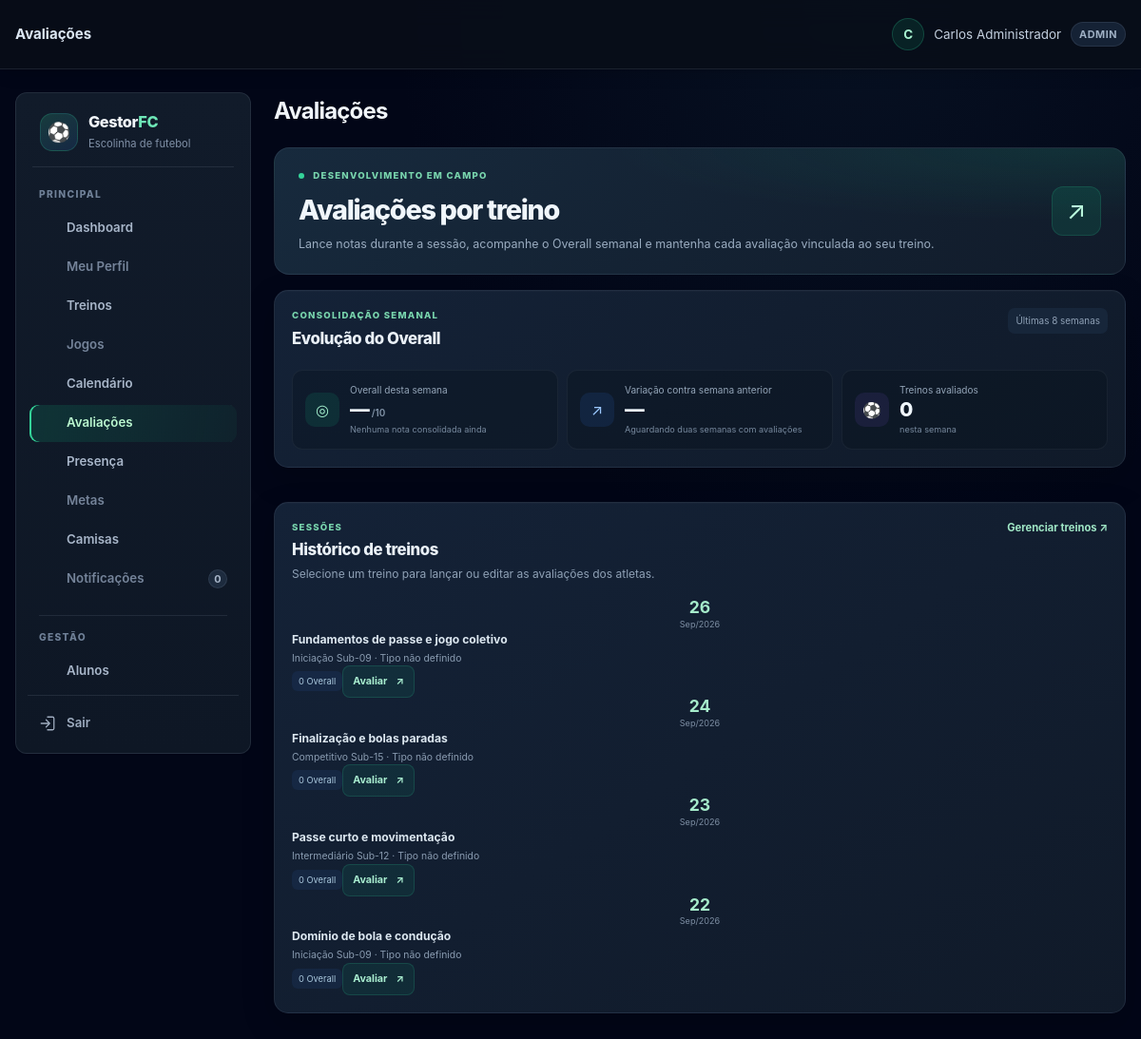
The app's page /avaliacoes.php (signed in) with its own data.
### tables this page shows
CREATE TABLE TB_AULA (
    COD_AULA INT AUTO_INCREMENT PRIMARY KEY,
    COD_TURMA INT NOT NULL,
    DATA_AULA DATE NOT NULL,
    TEMA_TREINO VARCHAR(100) DEFAULT 'Fundamentos e Coletivo',
    HORARIO TIME NULL,
    OBJETIVO TEXT NULL,
    EXERCICIOS TEXT NULL,
    TIPO_TREINO VARCHAR(30) NULL,
    ATRIBUTOS_AVALIAVEIS_JSON JSON NULL,
    OBSERVACAO TEXT NULL,
    CRIADO_EM TIMESTAMP DEFAULT CURRENT_TIMESTAMP,
    FOREIGN KEY (COD_TURMA) REFERENCES TB_TURMA(COD_TURMA) ON DELETE CASCADE
);

CREATE TABLE TB_TURMA (
    COD_TURMA INT AUTO_INCREMENT PRIMARY KEY,
    COD_ESCOLINHA INT NOT NULL,
    COD_PROFESSOR INT NULL,
    NOME VARCHAR(50) NOT NULL,
    FAIXA_ETARIA VARCHAR(30) NOT NULL,
    DIAS_TREINO VARCHAR(100) NOT NULL,
    HORARIO VARCHAR(50) NOT NULL,
    CAPACIDADE INT DEFAULT 25,
    ATIVA TINYINT(1) DEFAULT 1,
    CRIADO_EM TIMESTAMP DEFAULT CURRENT_TIMESTAMP,
    FOREIGN KEY (COD_ESCOLINHA) REFERENCES TB_ESCOLINHA(COD_ESCOLINHA) ON DELETE CASCADE,
    FOREIGN KEY (COD_PROFESSOR) REFERENCES TB_USUARIO(COD_USUARIO) ON DELETE SET NULL
);

### includes/helpers.php (called while the page is built, shortened)
<?php
function e($value) {
    return htmlspecialchars((string) $value, ENT_QUOTES, 'UTF-8');
}
function hasRole($roles) {
    return in_array($_SESSION['user_role'] ?? '', $roles, true);
}

### includes/avaliacao_helpers.php (called while the page is built, shortened)
<?php
function avaliacaoCatalogoAtributos() {
    return [
        'velocidade' => 'Velocidade',
        'finalizacao' => 'Finalização',
        'passe' => 'Passe',
        'drible' => 'Drible',
        'fisico' => 'Físico',
        'posicionamento' => 'Posicionamento'
    ];
}
function avaliacaoTiposTreino() {
    return [
        'VELOCIDADE' => ['nome' => 'Velocidade', 'atributos' => ['velocidade']],
        'FINALIZACAO' => ['nome' => 'Finalização', 'atributos' => ['finalizacao']],
        'PASSE' => ['nome' => 'Passe', 'atributos' => ['passe']],
        'FINALIZACAO_PASSE' => ['nome' => 'Finalização + Passe', 'atributos' => ['finalizacao', 'passe']],
        'DRIBLE' => ['nome' => 'Drible', 'atributos' => ['drible']],
        'FISICO' => ['nome' => 'Preparação física', 'atributos' => ['fisico']],
        'POSICIONAMENTO' => ['nome' => 'Posicionamento', 'atributos' => ['posicionamento']],
        'JOGO_TREINO' => ['nome' => 'Jogo-treino', 'atributos' => array_keys(avaliacaoCatalogoAtributos())],
        'TREINO_MISTO' => ['nome' => 'Treino misto', 'atributos' => array_keys(avaliacaoCatalogoAtributos())],
        'TECNICO_GERAL' => ['nome' => 'Fundamentos gerais', 'atributos' => array_keys(avaliacaoCatalogoAtributos())],
        'PERSONALIZADO' => ['nome' => 'Personalizado', 'atributos' => null]
    ];
}

### avaliacoes.php (the view, shortened to what this page needs)
<?php
require_once __DIR__ . '/includes/layout.php';
require_once __DIR__ . '/includes/avaliacao_helpers.php';
$db = getDB();
$escolinha = currentEscolinhaId();
$professor = hasRole(['PROFESSOR']) ? (int) $_SESSION['user_id'] : null;
$tiposTreino = avaliacaoTiposTreino();
$aulaSelecionada = null;
$filtroTurma = $professor ? ' AND t.COD_PROFESSOR = ?' : '';
$argumentosTurma = $professor ? [$escolinha, $professor] : [$escolinha];
$dadosSemanaAtual = null;
$dadosSemanaAnterior = null;
$evolucaoSemanal = ($dadosSemanaAtual && $dadosSemanaAnterior && $dadosSemanaAtual['OVERALL_MEDIO'] !== null && $dadosSemanaAnterior['OVERALL_MEDIO'] !== null)
    ? round((float) $dadosSemanaAtual['OVERALL_MEDIO'] - (float) $dadosSemanaAnterior['OVERALL_MEDIO'], 1)
    : null;
$sqlTreinos = 'SELECT a.COD_AULA, a.DATA_AULA, a.TEMA_TREINO, a.TIPO_TREINO,
                      t.NOME AS TURMA, COUNT(DISTINCT av.COD_AVALIACAO) AS AVALIACOES,
                      COUNT(DISTINCT CASE WHEN av.NOTA_GERAL IS NOT NULL THEN av.COD_AVALIACAO END) AS COM_OVERALL
               FROM TB_AULA a JOIN TB_TURMA t ON t.COD_TURMA = a.COD_TURMA
               LEFT JOIN TB_AVALIACAO av ON av.COD_AULA = a.COD_AULA
               WHERE t.COD_ESCOLINHA = ?' . $filtroTurma . '
               GROUP BY a.COD_AULA, t.NOME ORDER BY a.DATA_AULA DESC, a.COD_AULA DESC LIMIT 60';
$consulta = $db->prepare($sqlTreinos);
$consulta->execute($argumentosTurma);
$treinos = $consulta->fetchAll();
?>
<div class="avaliacao-page">
    <?php if (!$aulaSelecionada): ?>
        <header class="avaliacao-hero"><div><p class="avaliacao-eyebrow"><span></span> DESENVOLVIMENTO EM CAMPO</p><h2>Avaliações por treino</h2><p>Lance notas durante a sessão, acompanhe o Overall semanal e mantenha cada avaliação vinculada ao seu treino.</p></div><div class="avaliacao-hero-icon" aria-hidden="true">↗</div></header>
        <section class="avaliacao-semana">
            <div class="avaliacao-section-heading"><div><p class="avaliacao-eyebrow">CONSOLIDAÇÃO SEMANAL</p><h2>Evolução do Overall</h2></div><span class="avaliacao-periodo">Últimas 8 semanas</span></div>
            <div class="avaliacao-semana-grid">
                <article><span class="avaliacao-metrica-icone">◎</span><div><small>Overall desta semana</small><strong><?= $dadosSemanaAtual && $dadosSemanaAtual['OVERALL_MEDIO'] !== null ? e(number_format((float) $dadosSemanaAtual['OVERALL_MEDIO'], 1, ',', '.')) : '—' ?><em>/10</em></strong><span><?= $dadosSemanaAtual ? (int) $dadosSemanaAtual['NOTAS'] . ' notas em ' . (int) $dadosSemanaAtual['TREINOS'] . ' treinos' : 'Nenhuma nota consolidada ainda' ?></span></div></article>
                <article><span class="avaliacao-metrica-icone azul">↗</span><div><small>Variação contra semana anterior</small><strong class="<?= $evolucaoSemanal !== null && $evolucaoSemanal < 0 ? 'negativo' : '' ?>"><?= $evolucaoSemanal === null ? '—' : ($evolucaoSemanal > 0 ? '+' : '') . e(number_format($evolucaoSemanal, 1, ',', '.')) ?><em><?= $evolucaoSemanal === null ? '' : ' pts' ?></em></strong><span><?= $dadosSemanaAnterior ? 'Comparação baseada em notas dos treinos' : 'Aguardando duas semanas com avaliações' ?></span></div></article>
                <article><span class="avaliacao-metrica-icone violeta">⚽</span><div><small>Treinos avaliados</small><strong><?= $dadosSemanaAtual ? (int) $dadosSemanaAtual['TREINOS'] : 0 ?></strong><span>nesta semana</span></div></article>
            </div>
        </section>
        <section class="avaliacao-treinos-section">
            <div class="avaliacao-section-heading"><div><p class="avaliacao-eyebrow">SESSÕES</p><h2>Histórico de treinos</h2><p>Selecione um treino para lançar ou editar as avaliações dos atletas.</p></div><a class="avaliacao-voltar-treinos" href="aulas.php">Gerenciar treinos <span aria-hidden="true">↗</span></a></div>
            <div class="avaliacao-treinos-lista">
                <?php foreach ($treinos as $treino): $tipoNome = $tiposTreino[$treino['TIPO_TREINO']]['nome'] ?? 'Tipo não definido'; ?>
                    <article class="avaliacao-treino-item"><div class="avaliacao-treino-data"><strong><?= e(date('d', strtotime($treino['DATA_AULA']))) ?></strong><span><?= e(date('M/Y', strtotime($treino['DATA_AULA']))) ?></span></div><div class="avaliacao-treino-info"><strong><?= e($treino['TEMA_TREINO']) ?></strong><span><?= e($treino['TURMA']) ?> · <?= e($tipoNome) ?></span></div><span class="avaliacao-treino-progresso"><?= (int) $treino['COM_OVERALL'] ?> Overall</span><a class="botao-avaliar-treino" href="avaliacoes.php?aula=<?= (int) $treino['COD_AULA'] ?>"><?= (int) $treino['AVALIACOES'] ? 'Editar' : 'Avaliar' ?><span aria-hidden="true">↗</span></a></article>
                <?php endforeach; ?>
            </div>
        </section>
    <?php endif; ?>
</div>

### records on screen
tb_aula: DATA_AULA "26", DATA_AULA "Sep/2026", TEMA_TREINO "Fundamentos de passe e jogo coletivo", COD_TURMA.NOME "Iniciação Sub-09", TIPO_TREINO "Tipo não definido", COM_OVERALL "0"
tb_aula: DATA_AULA "24", DATA_AULA "Sep/2026", TEMA_TREINO "Finalização e bolas paradas", COD_TURMA.NOME "Competitivo Sub-15", TIPO_TREINO "Tipo não definido", COM_OVERALL "0"
tb_aula: DATA_AULA "23", DATA_AULA "Sep/2026", TEMA_TREINO "Passe curto e movimentação", COD_TURMA.NOME "Intermediário Sub-12", TIPO_TREINO "Tipo não definido", COM_OVERALL "0"
tb_aula: DATA_AULA "22", DATA_AULA "Sep/2026", TEMA_TREINO "Domínio de bola e condução", COD_TURMA.NOME "Iniciação Sub-09", TIPO_TREINO "Tipo não definido", COM_OVERALL "0"

### other values on screen
$title "Avaliações"
$_SESSION['username'] "Carlos Administrador"
$_SESSION['user_role'] "ADMIN"
$label "Dashboard Treinos Calendário Avaliações Presença Camisas Alunos"
$label "Meu Perfil Jogos Metas Notificações"
$badge "0"
